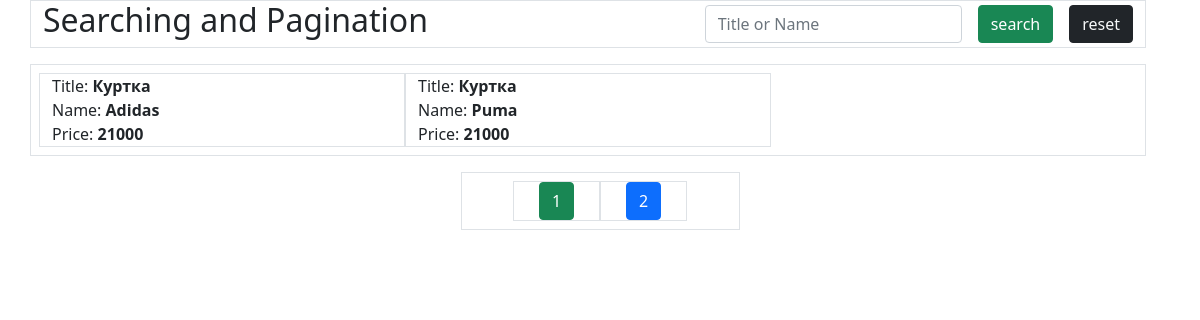
The page /v2/ on the database its author committed.
### capp2/models.py (models this page shows, shortened)
class Product(models.Model):
    title = models.CharField(max_length=100)
    name = models.CharField(max_length=100)
    price = models.CharField(max_length=100)
    created = models.DateTimeField(auto_now_add=True)
    objects = models.Manager()
    class Meta:
        verbose_name = "Продукт"
        verbose_name_plural = "1. Продукты"

### capp2/views.py (the view)
# urls.py: path('', home, name='home'),
def home(request):
    products = Product.objects.all()
    items = request.GET.get('q')
    if items:
        item = items.strip()
        products = Product.objects.filter(Q(title__icontains=item) | Q(name__icontains=item))
    paginator = Paginator(products, 2)
    page = request.GET.get('page')
    try:
        products = paginator.page(page)
    except PageNotAnInteger:
        products = paginator.page(1)
    except EmptyPage:
        products = paginator.page(paginator.num_pages)
    context = {
        "products": products,
        "pages": products,
    }
    return render(request, 'capp2/home.html', context)

### capp2/templates/capp2/home.html (shortened to what this page needs)
<!doctype html>
{% load static %}
<html lang="en">
<head>
    <link rel="stylesheet" href="{% static 'css/bootstrap.min.css' %}">
</head>
<body>
    <div class="container">
        <div class="row col-12 border d-flex justify-content-around align-items-center">
            <h2 class="col">Searching and Pagination</h2>
            <div class="col d-flex justify-content-end">
                <form action="" method="GET" class="row g-3">
                    <div class="col-auto">
                        <input type="text" name="q" value="{{ request.GET.q }}" class="form-control" placeholder="Title or Name">
                    </div>
                    <div class="col-auto">
                        <button type="submit" class="btn btn-success">search</button>
                    </div>
                    <div class="col-auto">
                        <button type="reset" class="btn btn-dark text-light">reset</button>
                    </div>
                </form>
            </div>
        </div>
        <div class="row col-12 p-2 mt-3 border ">
            {% for items in pages %}
                <div class="col-4 d-flex flex-column border">
                    <div>Title: <b>{{ items.title }}</b></div>
                    <div>Name: <b>{{ items.name }}</b></div>
                    <div>Price: <b>{{ items.price }}</b></div>
                </div>
            {% endfor %}
        </div>
        <div class="row col-3 p-2 mt-3 border m-auto d-flex justify-content-center align-items-center">
                <div class="col-4 border d-flex justify-content-center">
                    <button class="btn btn-success">{{ pages.number }}</button>
                </div>
            {% if pages.has_next %}
                <div class="col-4 border d-flex justify-content-center">
                    <a href="
                    {% if request.GET.q %}
                        ?q={{ request.GET.q }}&page={{ pages.next_page_number }}
                    {% else %}
                        ?page={{ pages.next_page_number }}
                    {% endif %}">
                        <button class="btn btn-primary">{{ pages.next_page_number }}</button>
                    </a>
                </div>
            {% endif %}
        </div>
    </div>
</body>
</html>

### rows shown on the page
Product: title "Куртка", name "Adidas", price "21000"
Product: title "Куртка", name "Puma", price "21000"

### other values the page prints
{{ pages.number }} "1"
{{ pages.next_page_number }} "2"
